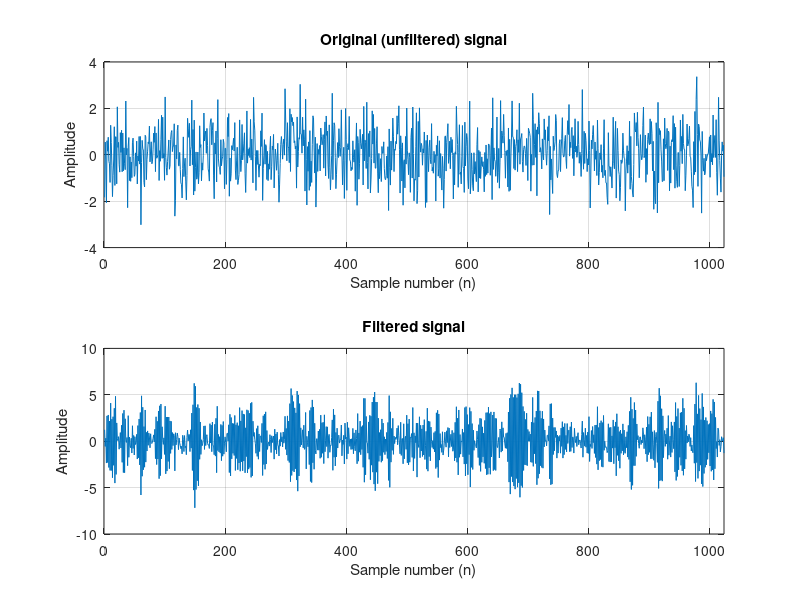

The MATLAB script that drew this image: (Note: this script raises an error after producing the figure.)
clear all; close all; clc;

x = randn(1,1064);
y = filter(1, [1, 0.9], x);

x = x(41:end);
y = y(41:end);

subplot(2,1,1);
plot(x);
xlim([0 1024])
grid on;
title('Original (unfiltered) signal');
xlabel('Sample number (n)');
ylabel('Amplitude');

subplot(2,1,2);
plot(y);
xlim([0 1024])
grid on;
title('Filtered signal');
xlabel('Sample number (n)');
ylabel('Amplitude');

%% 3.2.1
figure;
[h,w] = freqz([1], [1 0.9], 512);
py = pgm(y);


%% 3.2.4

% figure;
R = xcorr(y, 'unbiased');
% plot(R)

a1 = -R(1025)/R(1024);
var1 = R(1024) + a1*R(1025);

f = w/(2*pi);

% Pesty = (var1)/abs(1+a1*exp(-1i*2*pi*f)).^2;
Pesty = freqz(var1, [1, a1], 512);
% figure;
% plot(w/(2*pi),abs(Pesty).^2, 'r', w/(2*pi), abs(h).^2)
% 
% grid on
% xlabel('Normalised Frequency');
% ylabel('Amplitude');
% legend('Theoretical PSD', 'Modelled PSD', 'Location', 'NorthWest');


%% 3.2.2
subplot(2,1,1);

plot(w/(2*pi),abs(h).^2)
hold on;

plot(w/(2*pi), py(1:512).', 'r');

plot(w/(2*pi),abs(Pesty).^2, 'g');

legend('Theoretical PSD', 'Periodogram', 'Estimated PSD', 'Location', 'NorthWest')
grid on;
xlabel('Normalised Frequency');
ylabel('Amplitude');


%% 3.2.3
subplot(2,1,2)

plot(w/(2*pi),abs(h).^2)
hold on;

plot(w/(2*pi), py(1:512).', 'r');

plot(w/(2*pi),abs(Pesty).^2, 'g');
legend('Theoretical PSD', 'Periodogram', 'Estimated PSD', 'Location', 'NorthWest')
xlim([.4 .5]);
grid on;
xlabel('Normalised Frequency');
ylabel('Amplitude')